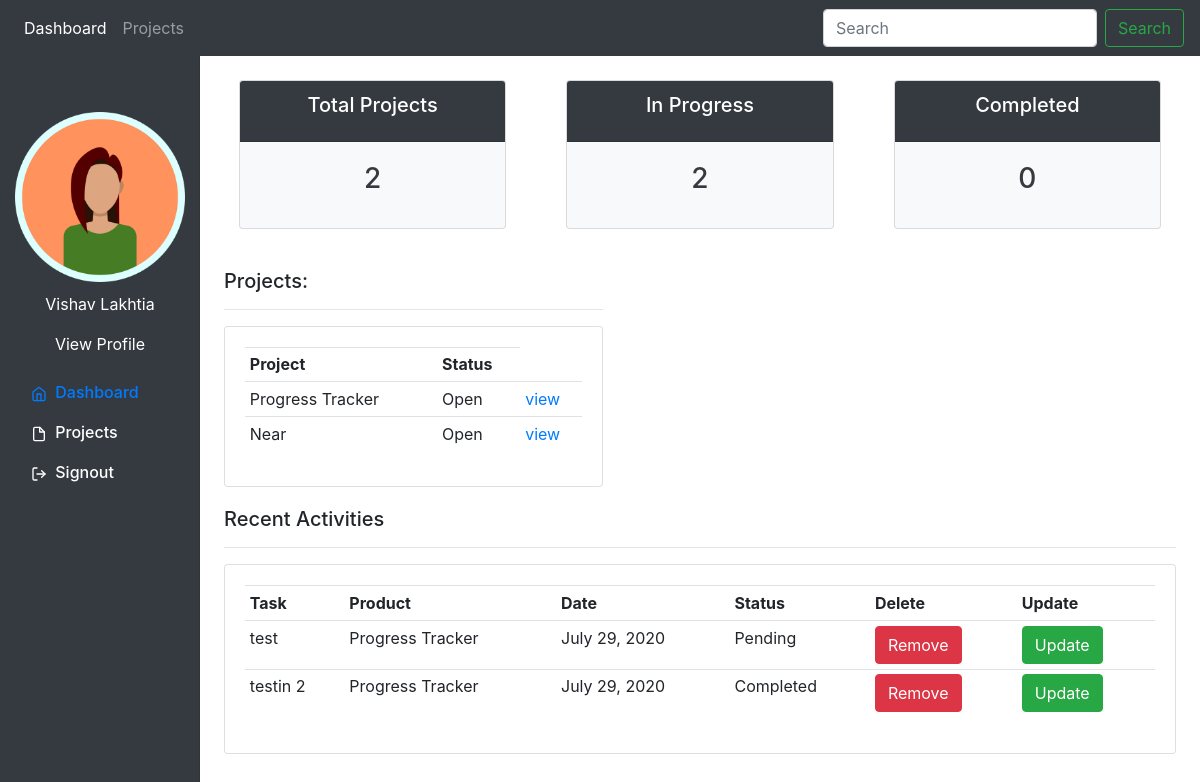
Page /dashboard (signed in) on the earlier database version.
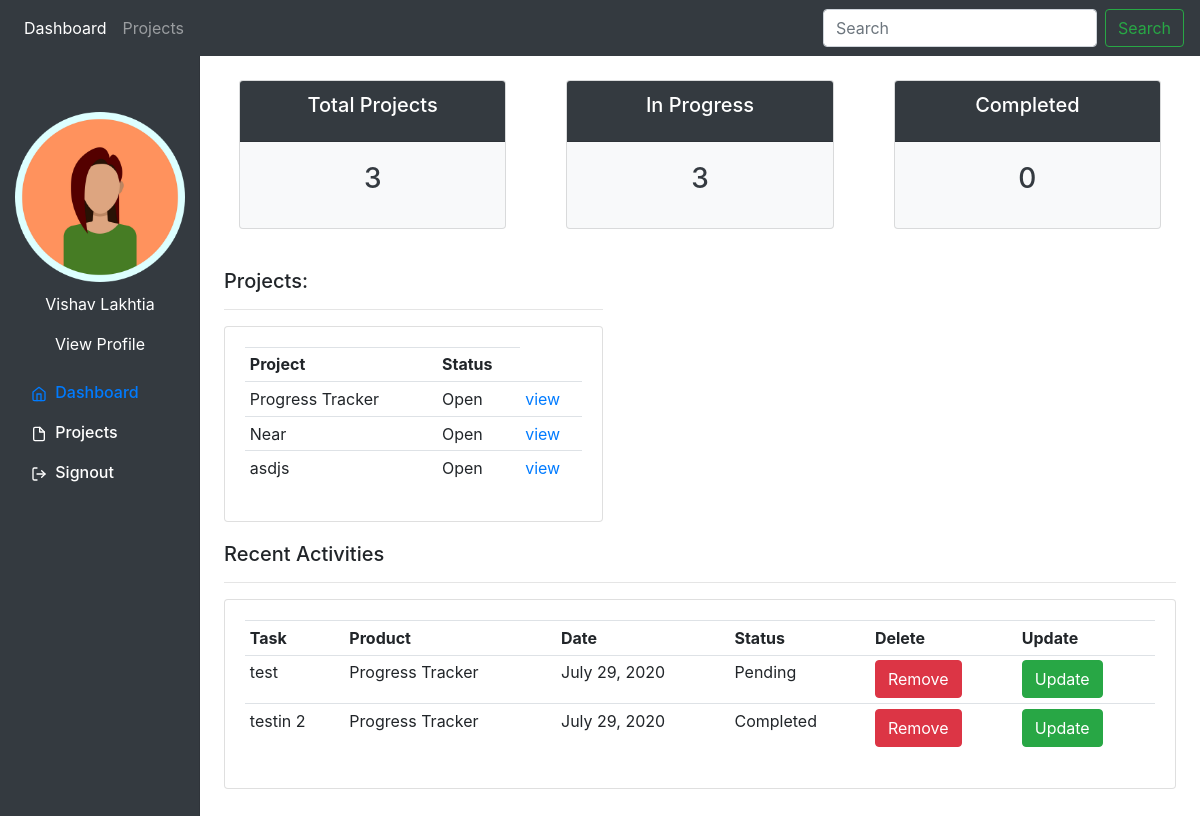
Same page on the later database version.
### System/models.py (models this page shows, shortened)
class Project(models.Model):
    PROJECT_STATUS = (
        ("Open", "Open"),
        ("Closed", "Closed")
    )
    name = models.CharField(max_length=50)
    description = models.TextField(max_length=1000)
    date_created = models.DateField(auto_now=True)
    last_updated = models.DateField(auto_now=True)
    status = models.CharField(max_length=200, choices=PROJECT_STATUS, default="Open", null=True)
    created_by = models.ForeignKey(User, on_delete=models.CASCADE, related_name='user_projects')
    def __str__(self):
        return f"{self.name}"

class Task(models.Model):
    TASK_STATUS = (
        ("Pending", "Pending"),
        ("Progress", "Progress"),
        ("Completed", "Completed")
    )
    name = models.CharField(max_length=50, null=False, blank=False)
    summary = models.TextField(max_length=1000, null=False, blank=False)
    project = models.ForeignKey("Project", on_delete=models.CASCADE, null=True, related_name='projectTasks')
    date_created = models.DateField(auto_now=True)
    status = models.CharField(max_length=200, choices=TASK_STATUS, default="Pending", null=True)

### System/views.py (the view)
# urls.py: path('dashboard', views.dashboard_view, name="dashboard"),
@login_required(login_url='login')
def dashboard_view(request):
    user = request.user
    total_projects = user.user_projects.count()
    progress_projects = user.user_projects.filter(status="Open").count()
    project_completed = user.user_projects.filter(status="Closed").count()
    all_task = set()
    for task in user.user_projects.select_related('created_by'):
        all_task.add(task.projectTasks.all())
    tasks = all_task
    projects = user.user_projects.all()
    return render(request, "dashboard.html", {
        "total_projects": total_projects,
        "Inprogress": progress_projects,
        "Completed": project_completed,
        "projects": projects,
        "tasks": tasks
    })

### System/templates/dashboard.html (shortened to what this page needs)
{% extends "base.html" %}
{% block content %}
{% include "status.html" %}
<br>
<div class="row">
	<div class="col-md-5">
		<h5>Projects:</h5>
		<hr>
		<div class="card card-body">
			<table class="table table-sm">
				<tr>
					<th>Project</th>
					<th>Status</th>
				</tr>
				{% for project in projects %}
					<tr>
						<td>{{project.name}}</td>
						<td>{{project.status}}</td>
						<td><a href="{% url 'project' project.id %}"> view</a></td>
					</tr>
				{% endfor %}
			</table>
		</div>
	</div>
</div>
<div class="row" style="margin-top: 20px">
	<div class="col-md-12">
		<h5>Recent Activities</h5>
		<hr>
		<div class="card card-body">
			<table class="table table-sm">
				<tr>
                    <th>Task</th>
					<th>Product</th>
					<th>Date</th>
					<th>Status</th>
					<th>Delete</th>
					<th>Update</th>
				</tr>
				{% for task in tasks %}
					{% for t in task %}
						<tr>
							<td>{{t.name}}</td>
							<td>{{t.project}}</td>
							<td>{{t.date_created}}</td>
							<td>{{ t.status }}</td>
							<td><button type="button" class="btn btn-danger" data-toggle="modal" data-target="#deleteModal">Remove</button>
							</td>
							<td><button type="button" class="btn btn-success">Update</button></td>
						</tr>
					{% endfor %}
				{% endfor %}
			</table>
		</div>
	</div>
</div>
{% endblock %}

Differences in the rows shown:
added Project: name "asdjs", status "Open"
Other differences:
{{ total_projects }}: "2" → "3"
{{ Inprogress }}: "2" → "3"
